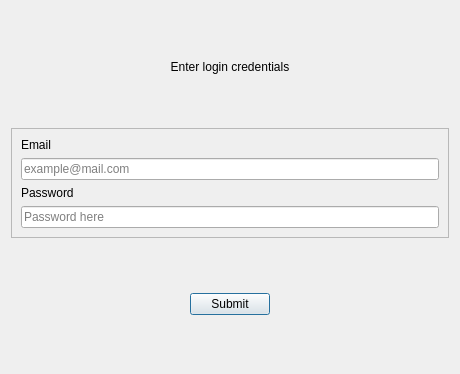
<?xml version="1.0" encoding="UTF-8"?>
<ui version="4.0">
 <class>LoginDialog</class>
 <widget class="QDialog" name="LoginDialog">
  <property name="geometry">
   <rect>
    <x>0</x>
    <y>0</y>
    <width>460</width>
    <height>374</height>
   </rect>
  </property>
  <property name="windowTitle">
   <string>LoginDialog</string>
  </property>
  <layout class="QGridLayout" name="gridLayout_2">
   <item row="6" column="0">
    <spacer name="horizontalSpacer">
     <property name="orientation">
      <enum>Qt::Horizontal</enum>
     </property>
     <property name="sizeHint" stdset="0">
      <size>
       <width>172</width>
       <height>20</height>
      </size>
     </property>
    </spacer>
   </item>
   <item row="7" column="1">
    <spacer name="verticalSpacer">
     <property name="orientation">
      <enum>Qt::Vertical</enum>
     </property>
     <property name="sizeHint" stdset="0">
      <size>
       <width>20</width>
       <height>40</height>
      </size>
     </property>
    </spacer>
   </item>
   <item row="0" column="0">
    <spacer name="verticalSpacer_2">
     <property name="orientation">
      <enum>Qt::Vertical</enum>
     </property>
     <property name="sizeHint" stdset="0">
      <size>
       <width>20</width>
       <height>40</height>
      </size>
     </property>
    </spacer>
   </item>
   <item row="4" column="0" colspan="3">
    <widget class="QFrame" name="frame">
     <property name="frameShape">
      <enum>QFrame::StyledPanel</enum>
     </property>
     <property name="frameShadow">
      <enum>QFrame::Raised</enum>
     </property>
     <layout class="QGridLayout" name="gridLayout">
      <item row="1" column="0">
       <layout class="QVBoxLayout" name="verticalLayout_2">
        <item>
         <widget class="QLabel" name="label_3">
          <property name="text">
           <string>Password</string>
          </property>
          <property name="alignment">
           <set>Qt::AlignLeading|Qt::AlignLeft|Qt::AlignVCenter</set>
          </property>
         </widget>
        </item>
        <item>
         <widget class="QLineEdit" name="passwordInput">
          <property name="placeholderText">
           <string>Password here</string>
          </property>
         </widget>
        </item>
       </layout>
      </item>
      <item row="0" column="0">
       <layout class="QVBoxLayout" name="verticalLayout">
        <item>
         <widget class="QLabel" name="label_2">
          <property name="text">
           <string>Email</string>
          </property>
          <property name="alignment">
           <set>Qt::AlignLeading|Qt::AlignLeft|Qt::AlignVCenter</set>
          </property>
         </widget>
        </item>
        <item>
         <widget class="QLineEdit" name="emailInput">
          <property name="placeholderText">
           <string>example@mail.com</string>
          </property>
         </widget>
        </item>
       </layout>
      </item>
     </layout>
    </widget>
   </item>
   <item row="6" column="1">
    <widget class="QPushButton" name="submitButton">
     <property name="text">
      <string>Submit</string>
     </property>
    </widget>
   </item>
   <item row="6" column="2">
    <spacer name="horizontalSpacer_2">
     <property name="orientation">
      <enum>Qt::Horizontal</enum>
     </property>
     <property name="sizeHint" stdset="0">
      <size>
       <width>172</width>
       <height>20</height>
      </size>
     </property>
    </spacer>
   </item>
   <item row="1" column="0" colspan="3">
    <widget class="QLabel" name="label">
     <property name="text">
      <string>Enter login credentials</string>
     </property>
     <property name="alignment">
      <set>Qt::AlignCenter</set>
     </property>
    </widget>
   </item>
   <item row="5" column="1">
    <spacer name="verticalSpacer_4">
     <property name="orientation">
      <enum>Qt::Vertical</enum>
     </property>
     <property name="sizeHint" stdset="0">
      <size>
       <width>20</width>
       <height>40</height>
      </size>
     </property>
    </spacer>
   </item>
   <item row="2" column="0">
    <spacer name="verticalSpacer_3">
     <property name="orientation">
      <enum>Qt::Vertical</enum>
     </property>
     <property name="sizeHint" stdset="0">
      <size>
       <width>20</width>
       <height>40</height>
      </size>
     </property>
    </spacer>
   </item>
  </layout>
 </widget>
 <resources/>
 <connections/>
</ui>
